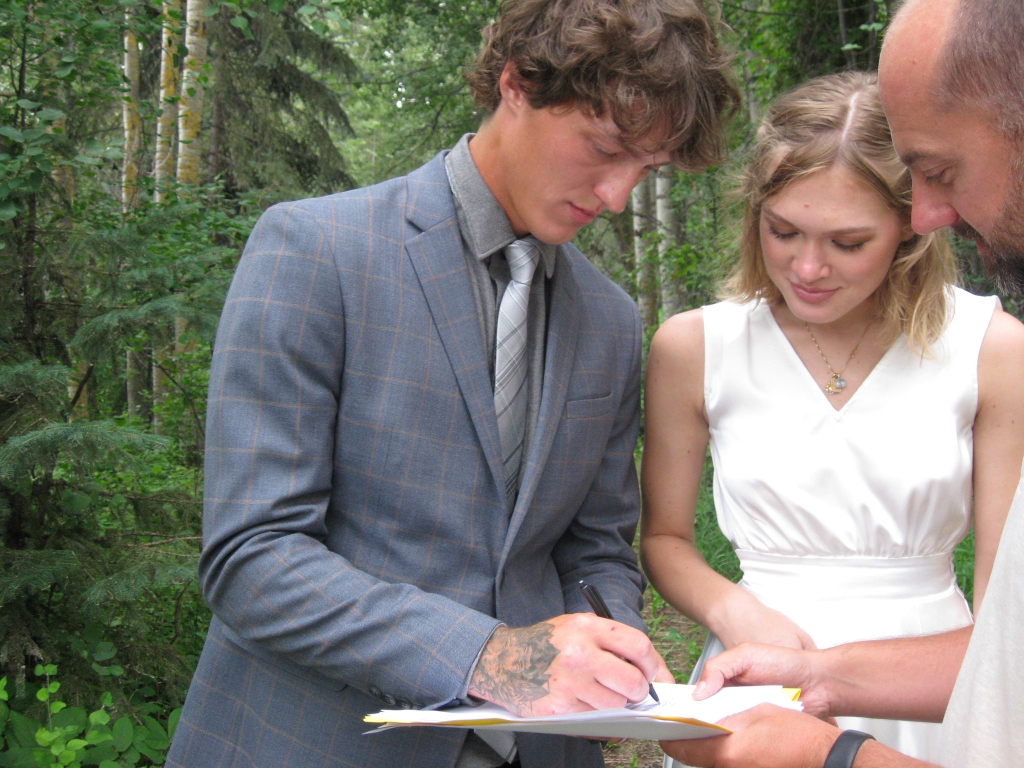
#> input picture images/hero.jpg, 2048 x 1536 px, found by its file name (shown at 1/2 size)
$ python gen_og_lv.py
#> lines starting #> are read from the running program, lines starting #| are printed output that depends on the picture
#> in main, base is the input picture: PIL image 2048x1536 RGB; mean R, G, B 126, 122.1, 112.9
#!/usr/bin/env python3
"""Generate the LV variant of the OG preview image.

Mirrors the EN composition but swaps the eyebrow line to Latvian and the
names to "Eva un Hyrum" (matching og:title on lv.html).
"""
from PIL import Image, ImageDraw, ImageFilter, ImageFont
from pathlib import Path

ROOT = Path("/Users/jana/Code/prototypes/wedding-invite-eva-hyrum")
HERO = ROOT / "images" / "hero.jpg"
OUT = ROOT / "images" / "og-image-lv.jpg"

W, H = 1200, 630

SERIF_REG = "/tmp/cg-var.ttf"
SERIF_LIGHT = "/tmp/cg-var.ttf"
SANS = "/tmp/inter-med.ttf"

IVORY = (247, 243, 234)
CHAMPAGNE = (232, 220, 196)
NAVY = (26, 35, 50)


def fit_cover(im, w, h):
#> called with w = 1200, h = 630
    iw, ih = im.size
#> iw = 2048; ih = 1536
    src_ratio = iw / ih
#> src_ratio = 1.33
    dst_ratio = w / h
    if src_ratio > dst_ratio:
        new_h = h
        new_w = int(h * src_ratio)
    else:
        new_w = w
        new_h = int(w / src_ratio)
#> new_h = 900
    im = im.resize((new_w, new_h), Image.LANCZOS)
    left = (new_w - w) // 2
    top = int((new_h - h) * 0.25)
#> top = 67
    return im.crop((left, top, left + w, top + h))
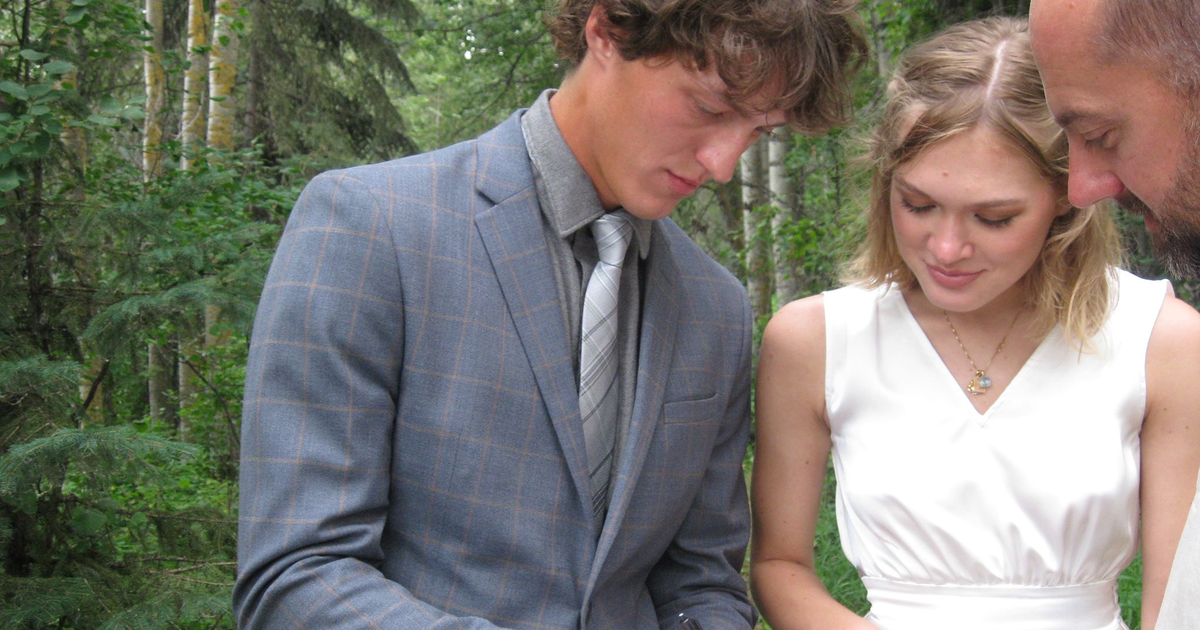
#> returned value: PIL image 1200x630 RGB; mean R, G, B 123.6, 120.3, 111.3


def main():
    base = Image.open(HERO).convert("RGB")
    base = fit_cover(base, W, H)
    base = base.filter(ImageFilter.GaussianBlur(radius=0.6))
#> base: PIL image 1200x630 RGB

    overlay = Image.new("RGB", (W, H), NAVY)
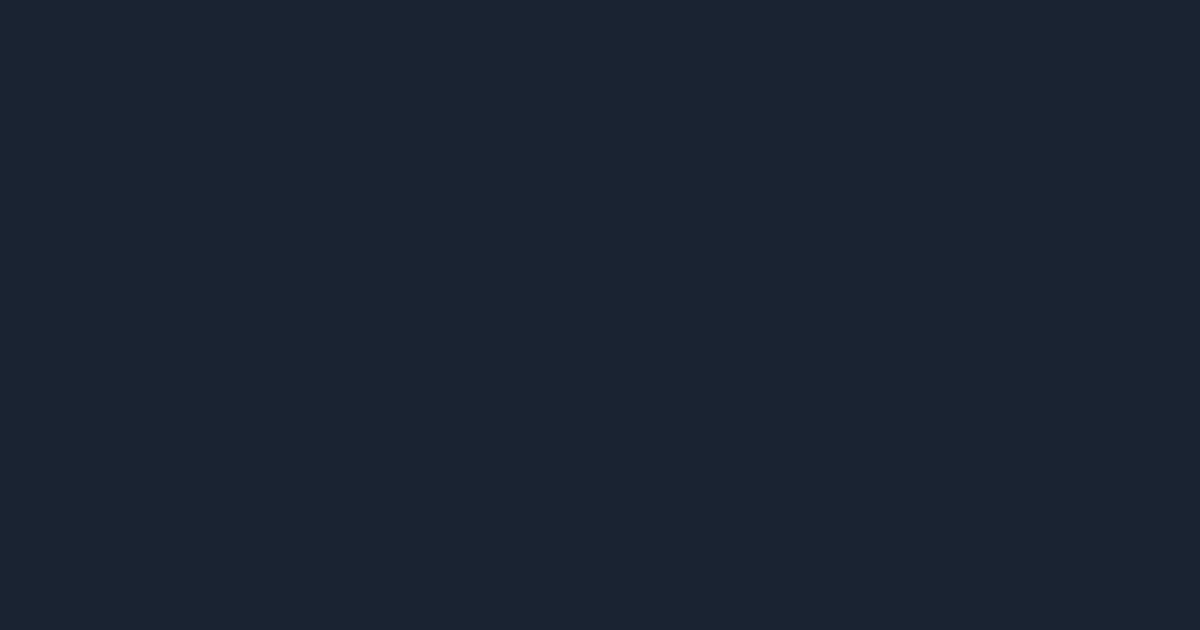
#> overlay: PIL image 1200x630 RGB; mean R, G, B 26, 35, 50
    base = Image.blend(base, overlay, 0.55)
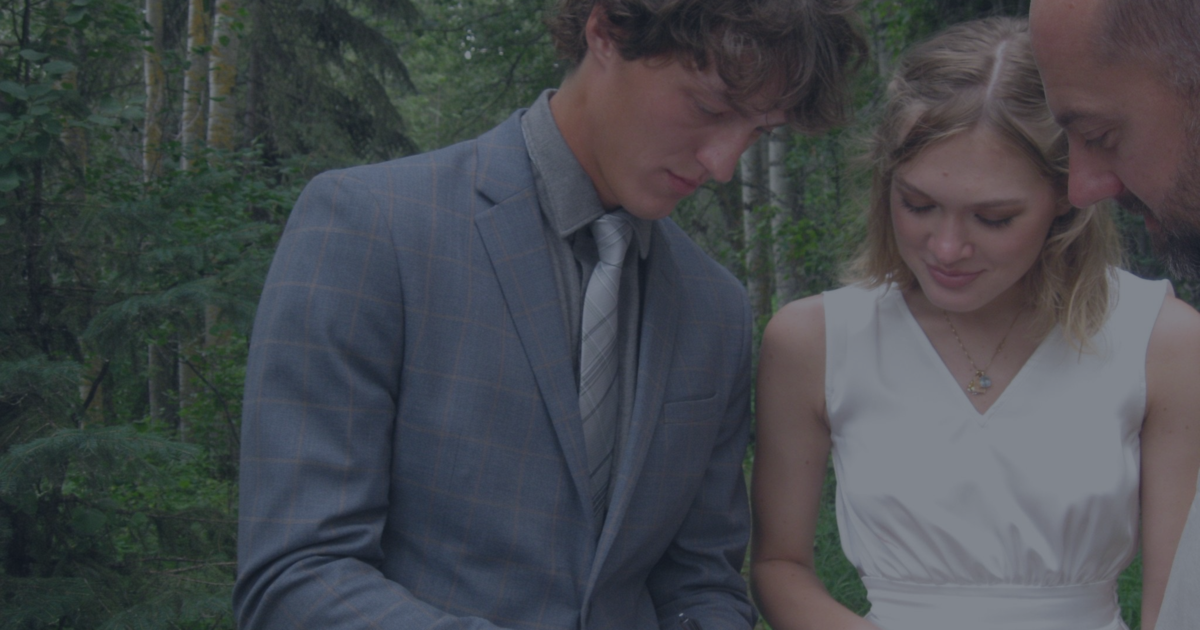
#> base: PIL image 1200x630 RGB; mean R, G, B 69.5, 72.9, 77.1

    grad = Image.new("L", (1, H), 0)
    for y in range(H):
        t = y / H
        v = int(60 + 90 * (abs(t - 0.5) * 2))
        grad.putpixel((0, y), v)
    grad = grad.resize((W, H))
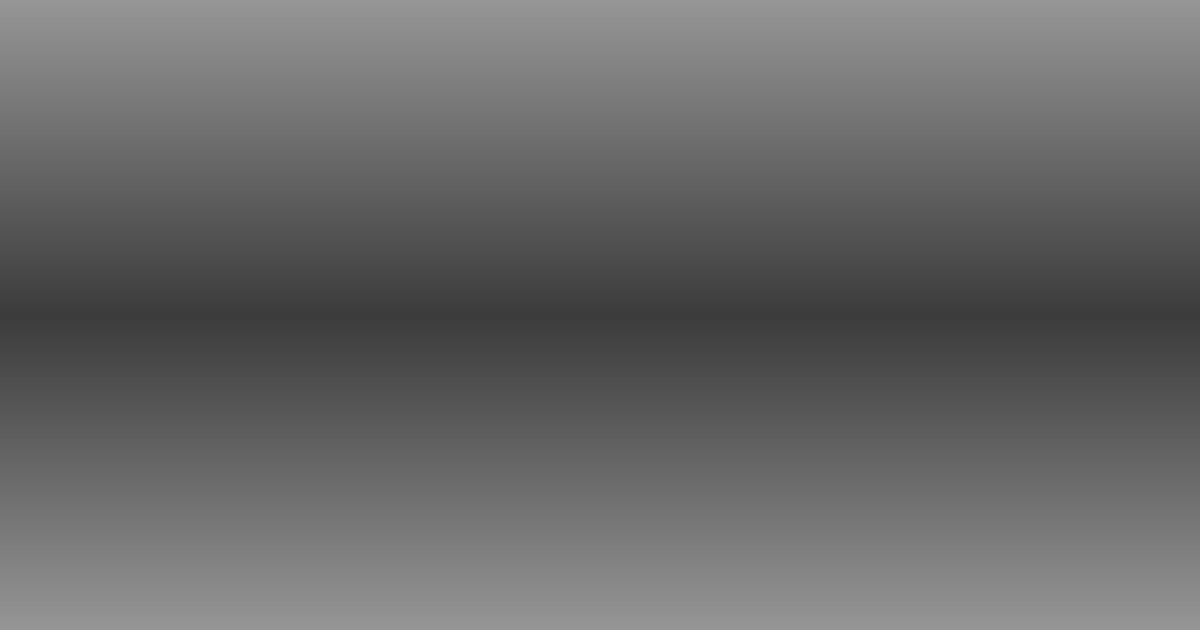
#> grad: PIL image 1200x630 L; min 60, max 150, mean 104.6
    dark = Image.new("RGB", (W, H), NAVY)
    base = Image.composite(dark, base, grad)
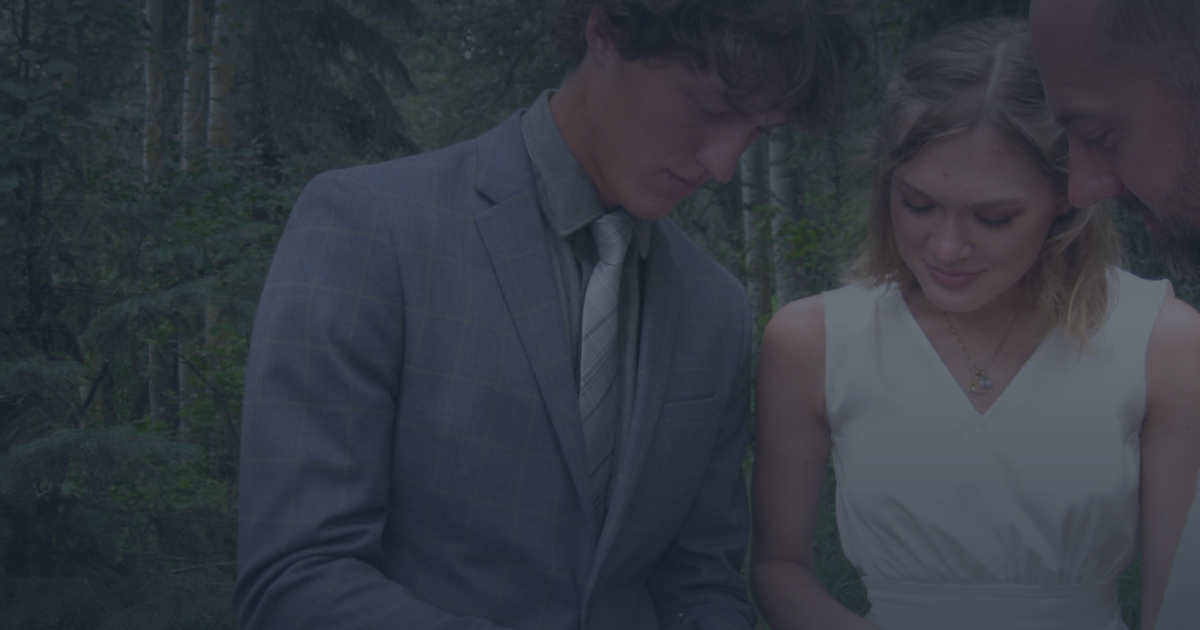
#> base: PIL image 1200x630 RGB; mean R, G, B 51.9, 57.6, 66.4

    draw = ImageDraw.Draw(base)

    eyebrow_font = ImageFont.truetype(SANS, 26)
    name_font = ImageFont.truetype(SERIF_REG, 116)
    try:
        name_font.set_variation_by_axes([400])
    except Exception:
        pass
    date_font = ImageFont.truetype(SERIF_LIGHT, 50)
    try:
        date_font.set_variation_by_axes([300])
    except Exception:
        pass
    venue_font = ImageFont.truetype(SANS, 22)

    def center_text(y, text, font, color, spacing=0, italic_offset=False):
        if spacing > 0:
            text = (" " * spacing).join(text)
        bbox = draw.textbbox((0, 0), text, font=font)
        tw = bbox[2] - bbox[0]
        x = (W - tw) // 2 - bbox[0]
        draw.text((x, y), text, font=font, fill=color)
        return bbox[3] - bbox[1]

    eyebrow = "KOPĀ AR SAVIEM TUVINIEKIEM"
    eyebrow = " ".join(eyebrow)
    bbox = draw.textbbox((0, 0), eyebrow, font=eyebrow_font)
#> bbox = (0, 2, 604, 25)
    tw = bbox[2] - bbox[0]
#> tw = 604
    draw.text(((W - tw) // 2 - bbox[0], 150), eyebrow, font=eyebrow_font, fill=IVORY)

    name = "Eva  un  Hyrum"
    bbox = draw.textbbox((0, 0), name, font=name_font)
#> bbox = (0, 23, 898, 132)
    tw = bbox[2] - bbox[0]
#> tw = 898
    name_x = (W - tw) // 2 - bbox[0]
#> name_x = 151
    draw.text((name_x, 215), name, font=name_font, fill=IVORY)

    line_y = 393
    line_w = 110
    draw.line(((W - line_w) // 2, line_y, (W + line_w) // 2, line_y),
              fill=IVORY, width=1)

    date = "14 · 07 · 2026"
    bbox = draw.textbbox((0, 0), date, font=date_font)
#> bbox = (0, 10, 350, 48)
    tw = bbox[2] - bbox[0]
#> tw = 350
    draw.text(((W - tw) // 2 - bbox[0], 410), date, font=date_font, fill=IVORY)

    line_y2 = 487
    draw.line(((W - line_w) // 2, line_y2, (W + line_w) // 2, line_y2),
              fill=IVORY, width=1)

    venue = "NORDEĶU MUIŽA · RĪGA"
    venue = " ".join(venue)
    bbox = draw.textbbox((0, 0), venue, font=venue_font)
#> bbox = (0, 0, 397, 26)
    tw = bbox[2] - bbox[0]
#> tw = 397
    draw.text(((W - tw) // 2 - bbox[0], 510), venue, font=venue_font, fill=IVORY)

    base.save(OUT, "JPEG", quality=88, optimize=True)
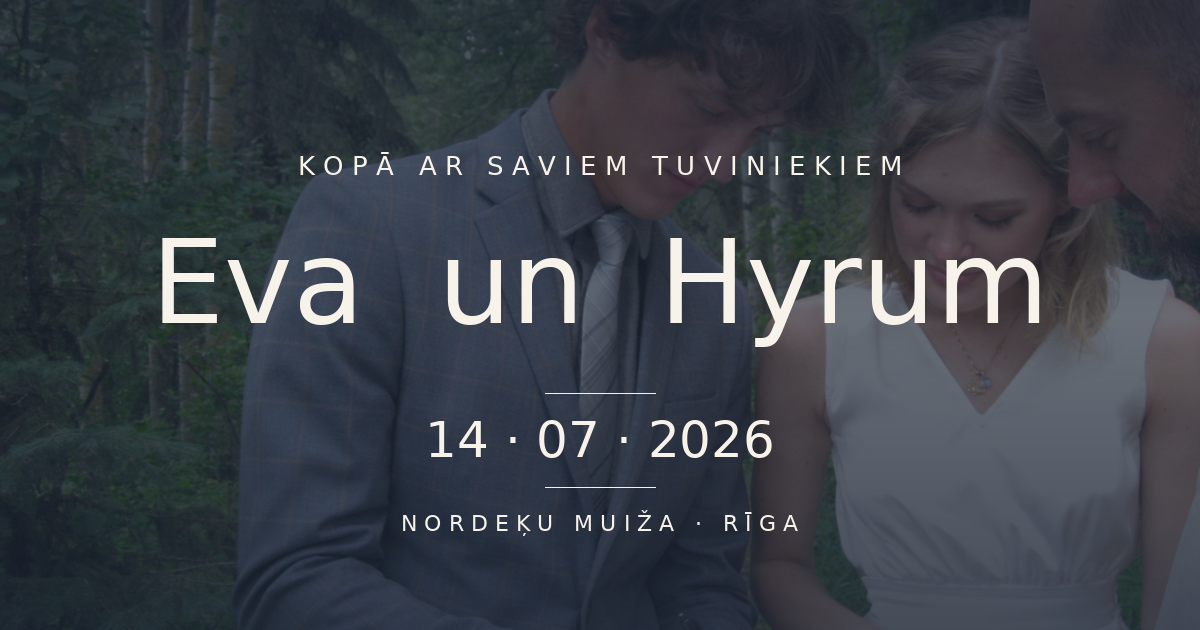
#> saved as og-image-lv.jpg: PIL image 1200x630 RGB; mean R, G, B 58, 63.4, 71.6
    print(f"Wrote {OUT}")


if __name__ == "__main__":
    main()
